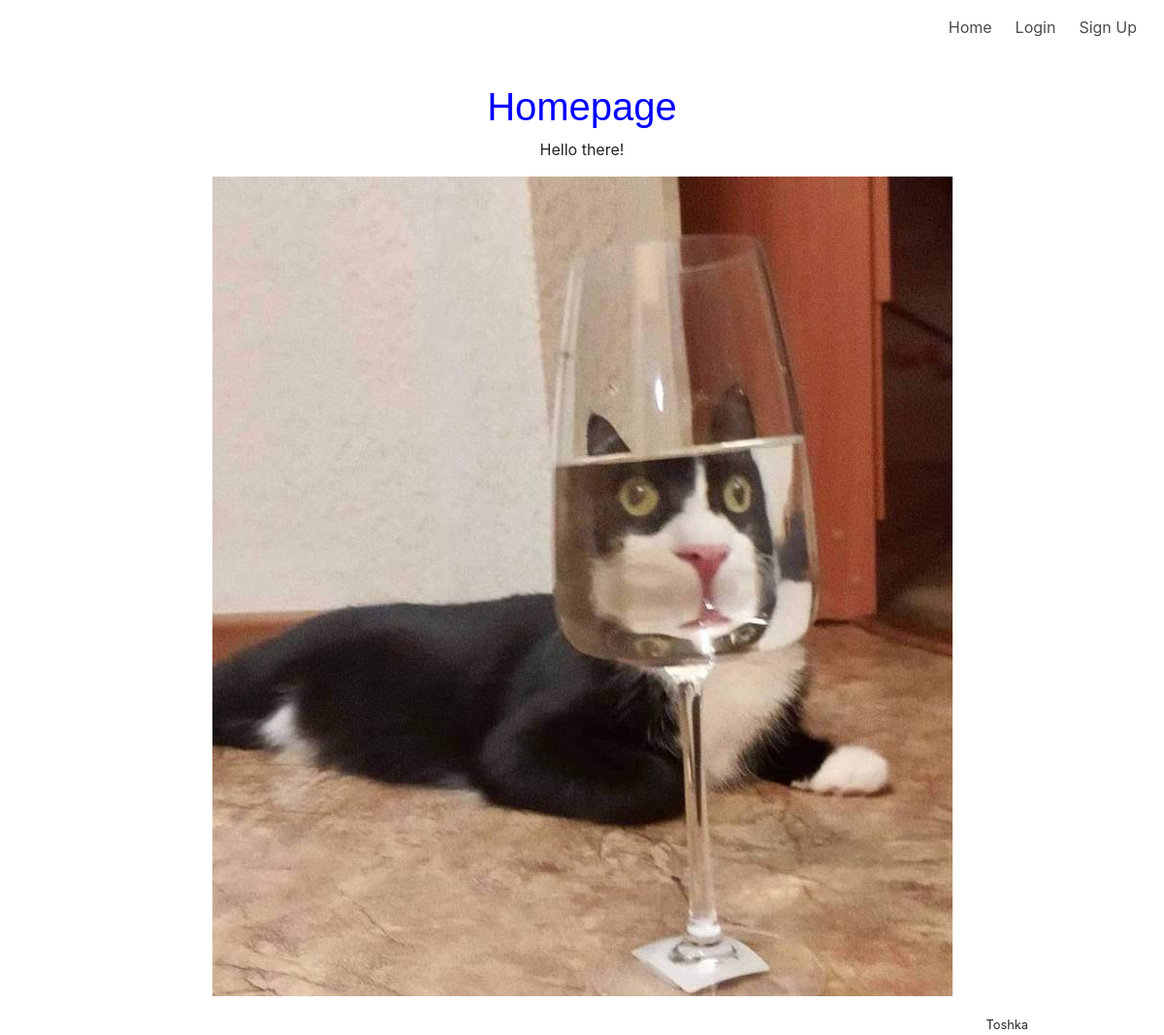
The page / on the database its author committed.
### models/models.py (models this page shows, shortened)
class Posts(db.Model):
    __tablename__ = "posts"
    id = db.Column(db.Integer, nullable=False, primary_key=True, autoincrement=True, unique=True)
    text = db.Column(db.String)
    images = db.Column(db.String)
    time = db.Column(db.String, nullable=False)
    author = db.Column(db.String, nullable=False)

class Images(db.Model):
    __tablename__ = "images"
    id = db.Column(db.Integer, nullable=False, primary_key=True, autoincrement=True, unique=True)
    name = db.Column(db.String, nullable=False)
    path = db.Column(db.String, nullable=False)
    size = db.Column(db.String, nullable=False)

### main.py (the view)
@main.route("/")
def home():
    posts = Posts.query.order_by("time").all()
    images_in_posts = [i.images.split(' ') for i in posts]
    images_dict = dict()
    for images_in_post in images_in_posts:
        for i in images_in_post:
            images_dict[i] = Images.query.filter_by(id=i).first().path
    return render_template("/html/home.html", title="Home", posts=posts, images=images_dict)

### app/templates/html/home.html (shortened to what this page needs)
{% extends "html/index.html" %}
{% block content %}
  <div class="content-section" style="text-align: center">
    <h1>Homepage</h1>
    {% for i in posts %}
      <p>{{i.text}}</p>
      <p><img src="/static/images/{{images[i.images]}}" alt="lorem"></p>
    <div class="author-{{i.author}}" style="text-align: right">
      <small> {{i.author}}</small>
    </div>
    {% endfor %}
  </div>
{% endblock %}

### app/static/main.css (style rules this page uses)
h1 { color: blue; font-family: Arial, Helvetica, sans-serif; }

### app/templates/html/home.html (style rules this page uses)
h1 { margin-top: 5% }

### rows shown on the page
Posts: text "Hello there!", images.path (picture), author "Toshka"
